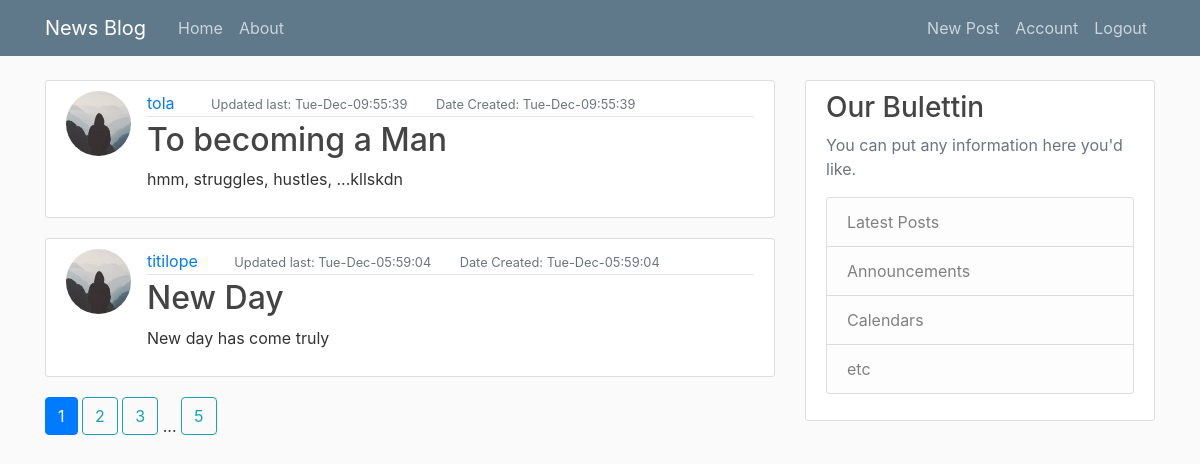
/home (signed in), run on the app's committed database.
### newspost/model.py (models this page shows, shortened)
class Post(db.Model):
    id = db.Column(db.Integer, primary_key=True, nullable=False)
    title = db.Column(db.String(60),unique=True, nullable=False)
    content = db.Column(db.Text(420), nullable=False, unique=True)
    date_posted = db.Column(db.DateTime, nullable=False, default=datetime.utcnow)
    date_updated = db.Column(db.DateTime, nullable=False, default=datetime.utcnow)
    user_id = db.Column(db.Integer, db.ForeignKey('user.id'), nullable=False)

class User(db.Model, UserMixin):
    id = db.Column(db.Integer, primary_key=True , nullable=False)
    username = db.Column(db.String(60),unique=True, nullable=False)
    email = db.Column(db.String(120), nullable=False, unique=True)
    password = db.Column(db.String(), nullable=False)
    image_file = db.Column(db.String, default='default.jpg')
    date_updated = db.Column(db.DateTime, nullable=False, default=datetime.utcnow)
    post = db.relationship('Post', backref='author', lazy=True)

### newspost/routes.py (the view)
@app.route('/')
@app.route('/home')
@login_required
def home():
    page = request.args.get('page', 1, type=int)
    posts = Post.query.order_by(Post.date_posted.desc()).paginate(page=page, per_page=2)
    return render_template('home.html', title='Home', posts=posts)

### newspost/model.py (called while the page is built)
@login_manager.user_loader
def load_user(user_id):
    return User.query.get(int(user_id))

### newspost/Templates/home.html (shortened to what this page needs)
{% extends 'base.html' %}
    {% block content %}
        {% for post in posts.items %}
        <article class="media content-section">
          <img class="rounded-circle article-img" src="{{ url_for('static', filename='img/' + post.author.image_file) }}">
          <div class="media-body">
            <div class="article-metadata">
              <a class="mr-2" href="{{url_for('user_post', username=post.author.username)}}">{{ post.author.username }}</a>
              <small class="text-muted ml-4 ">Updated last: {{ post.date_posted.strftime('%a-%b-%X') }}</small>
              <small class="text-muted ml-4">Date Created: {{ post.date_updated.strftime('%a-%b-%X') }} </small>
            </div>
            <h2><a class="article-title" href="{{url_for('post', post_id=post.id)}}">{{ post.title }}</a></h2>
            <p class="article-content">{{ post.content }}</p>
          </div>
        </article>
    {% endfor %}
        {% for page in posts.iter_pages(left_edge=1, right_edge=1, left_current=2, right_current=2) %}
            {% if page %}
              {% if page == posts.page %}
              <a class="btn btn-primary mb-4" href="{{url_for('home', page=page)}}">{{ page }}</a>
              {% else %}
              <a class="btn btn-outline-info mb-4" href="{{url_for('home', page=page)}}">{{ page }}</a>
              {% endif %}
            {% else %}
               ...
            {% endif %}
        {% endfor %}
    {% endblock content %}

### newspost/Templates/base.html (shortened to what this page needs)
<!DOCTYPE html>
<html>
<head>
    <link rel="stylesheet" href="https://maxcdn.bootstrapcdn.com/bootstrap/4.0.0/css/bootstrap.min.css">
    <link rel="stylesheet" type="text/css" href="{{ url_for('static', filename='main.css') }}">
</head>
<body>
    <header class="site-header">
      <nav class="navbar navbar-expand-md navbar-dark bg-steel fixed-top">
        <div class="container">
          <a class="navbar-brand mr-4" href="/">News Blog</a>
          <div class="collapse navbar-collapse" id="navbarToggle">
            <div class="navbar-nav mr-auto">
              <a class="nav-item nav-link" href="{{ url_for('home') }}">Home</a>
              <a class="nav-item nav-link" href="{{ url_for('about') }}">About</a>
            </div>
            <div class="navbar-nav">
              {% if current_user.is_authenticated %}
                <a class="nav-item nav-link" href="{{ url_for('create_post') }}">New Post</a>
                <a class="nav-item nav-link" href="{{ url_for('account') }}">Account</a>
                <a class="nav-item nav-link" href="{{ url_for('logout') }}">Logout</a>
              {% else %}
                <a class="nav-item nav-link" href="{{ url_for('login') }}">Login</a>
                <a class="nav-item nav-link" href="{{ url_for('register') }}">Register</a>
              {% endif %}
            </div>
          </div>
        </div>
      </nav>
    </header>
    <main role="main" class="container">
      <div class="row">
        <div class="col-md-8">
          {% block content %}{% endblock %}
        </div>
        <div class="col-md-4">
          <div class="content-section">
            <h3>Our Bulettin</h3>
            <p class='text-muted'>You can put any information here you'd like.
              <ul class="list-group">
                <li class="list-group-item list-group-item-light">Latest Posts</li>
                <li class="list-group-item list-group-item-light">Announcements</li>
                <li class="list-group-item list-group-item-light">Calendars</li>
                <li class="list-group-item list-group-item-light">etc</li>
              </ul>
            </p>
          </div>
        </div>
      </div>
    </main>
</body>
</html>

### newspost/static/main.css (style rules this page uses)
body { background: #fafafa; color: #333333; margin-top: 5rem; }
h1, h2, h3, h4, h5, h6 { color: #444444; }
a { text-decoration: none; }
.bg-steel { background-color: #5f788a; }
.site-header .navbar-nav .nav-link { color: #cbd5db; }
.content-section { background: #ffffff; padding: 10px 20px; border: 1px solid #dddddd; border-radius: 3px; margin-bottom: 20px; }
.article-title { color: #444444; }
.article-content { white-space: pre-line; }
.article-img { height: 65px; width: 65px; margin-right: 16px; }
.article-metadata { padding-bottom: 1px; margin-bottom: 4px; border-bottom: 1px solid #e3e3e3 }

### data on the page
Post: image_file (placeholder picture), author.username "tola", date_posted "Tue-Dec-09:55:39", date_updated "Tue-Dec-09:55:39", title "To becoming a Man", content "hmm, struggles, hustles, ...kllskdn"
Post: image_file (placeholder picture), author.username "titilope", date_posted "Tue-Dec-05:59:04", date_updated "Tue-Dec-05:59:04", title "New Day", content "New day has come truly"

### other printed values
{{ page }} "1"
{{ page }} "2" "3" "5"
